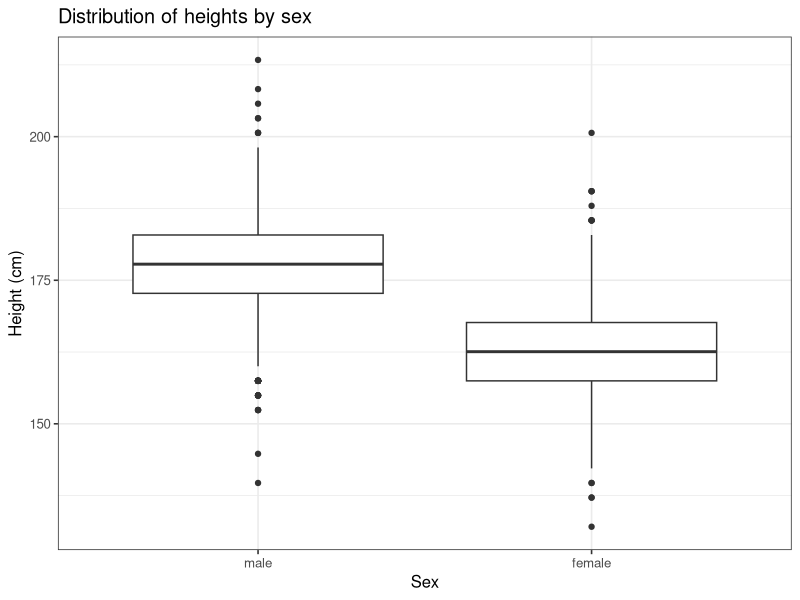
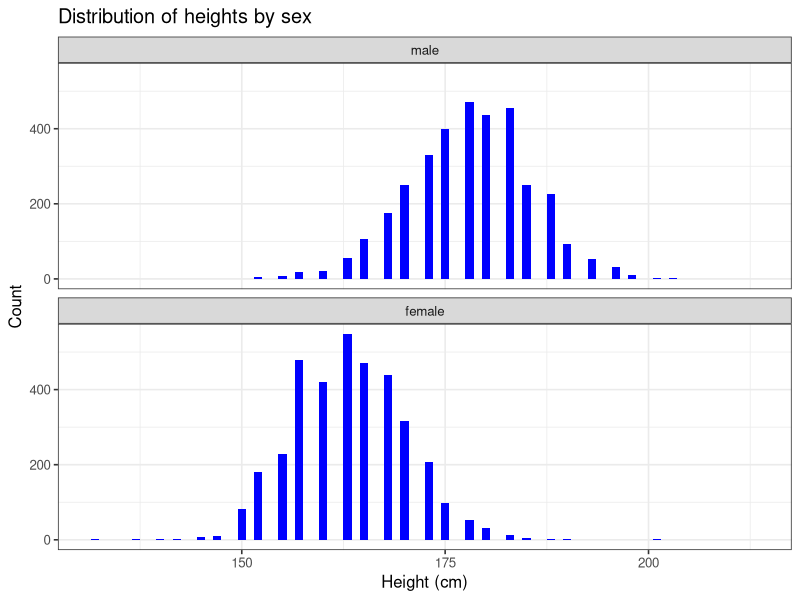
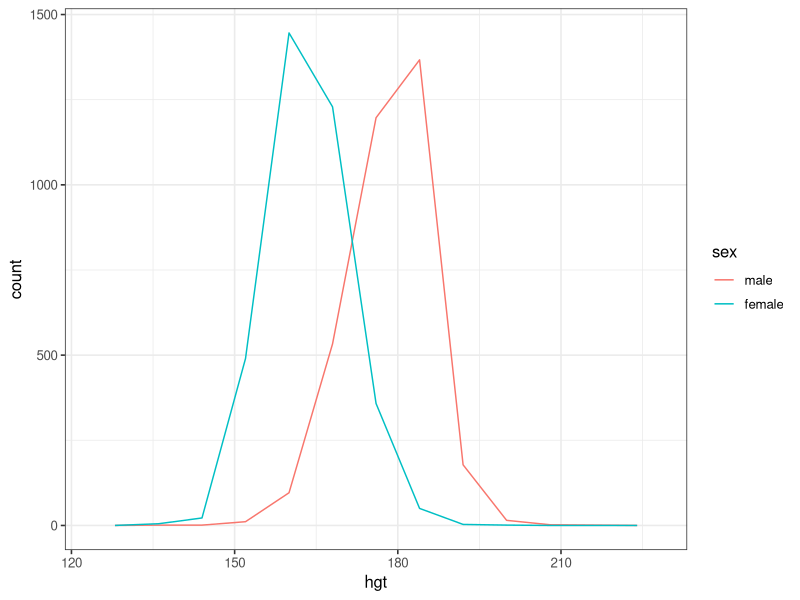
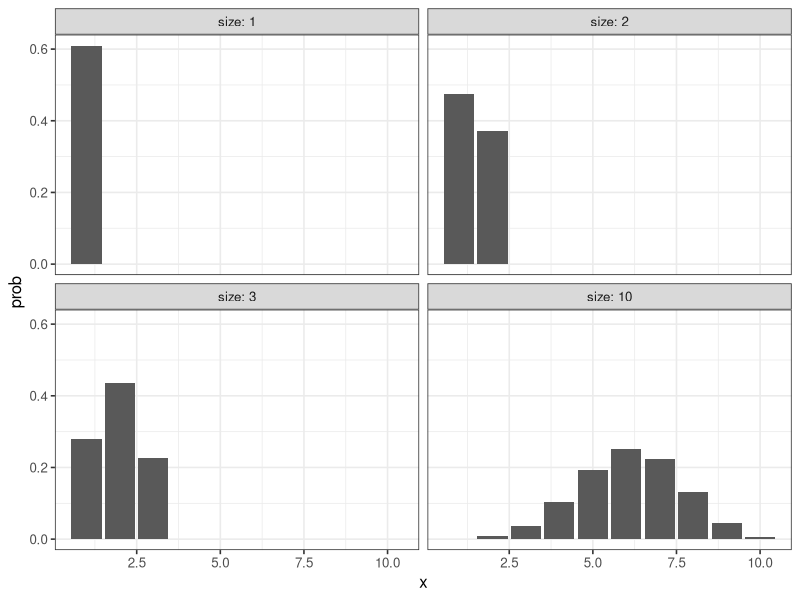
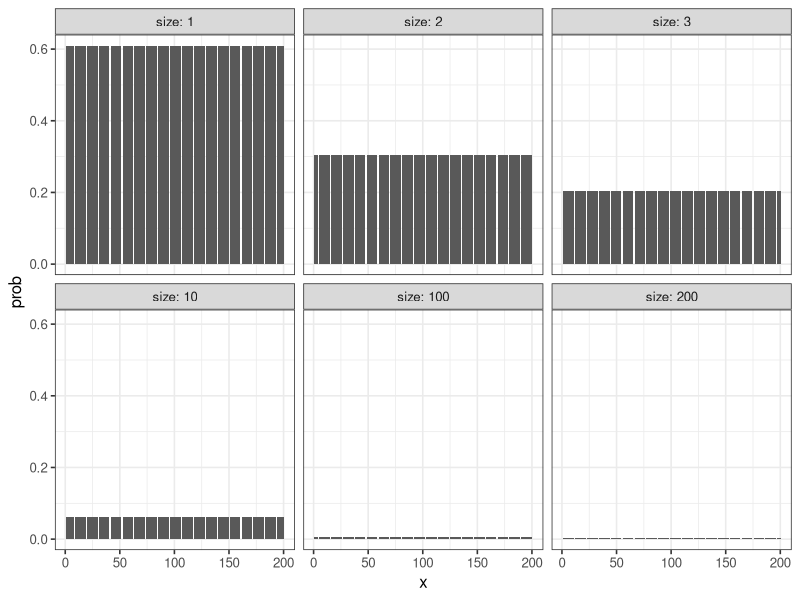
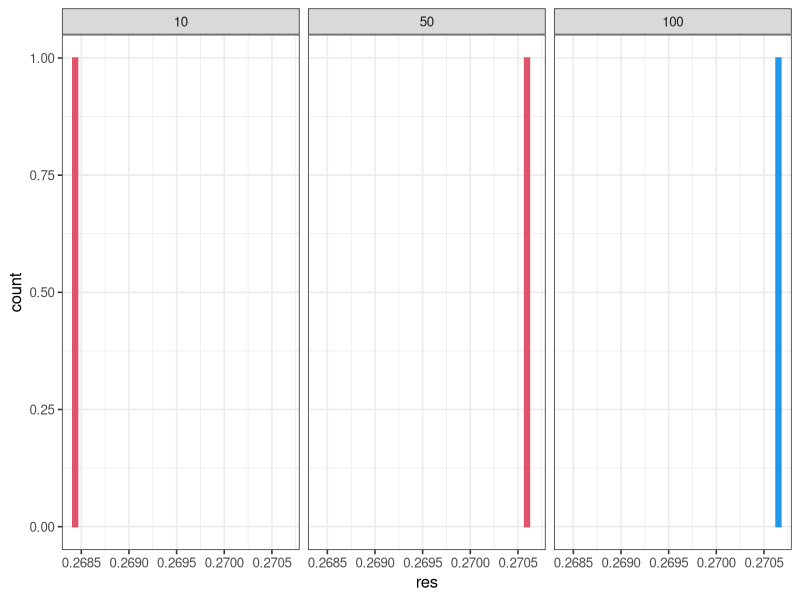

These charts were generated, in order, by the following R code:
## ---- chunk 1
knitr::opts_chunk$set(echo = TRUE)

options(dplyr.summarise.inform = FALSE)
library(tidyverse)

# set theme used for plotting
theme_set(theme_bw(base_size = 12))

# Modelr package
library(modelr)

library(ggplot2)

## ---- chunk 2
# test
heights <- heights

heights
## ---- chunk 3
heights$hgt <- heights$height * 2.54

heights$wgt <- heights$weight * 0.45359237

heights
## ---- chunk 4
ggplot(heights, aes(x = sex, y = hgt)) + 
  geom_boxplot() +
  xlab("Sex") +
  ylab("Height (cm)") +
  ggtitle("Distribution of heights by sex")
## ---- chunk 5
ggplot(heights, aes(x = hgt)) +
  geom_histogram(binwidth = 1, fill = "blue") +
  facet_wrap(~ sex, ncol = 1) +
  xlab("Height (cm)") +
  ylab("Count") +
  ggtitle("Distribution of heights by sex")
## ---- chunk 6
#?heights
ggplot(heights, aes(x = hgt, color = sex, fill = sex)) +
  geom_freqpoly(binwidth = 8)
## ---- chunk 7
hgt_summary <- heights %>%
  group_by(sex) %>%
  summarize(
    hgt_mean = mean(hgt),
    hgt_sd = sd(hgt),
    counts = n()
)

hgt_summary
## ---- chunk 8
# Tøl frá https://en.wikipedia.org/wiki/Average_human_height_by_country
# Land brúk: Bretland
hgt_males   <- tibble(hgt = rnorm(3604, mean = 175, sd = 2.5), sex = "male")
hgt_females <- tibble(hgt = rnorm(3402, mean = 161.3, sd = 2.5), sex = "female")

hgt_sim <-
  rbind(
    hgt_males,
    hgt_females
  )

hgt_sim
## ---- chunk 9

## ---- chunk 10

## ---- chunk 11

## ---- chunk 12

## ---- chunk 13

## ---- chunk 14

## ---- chunk 15

## ---- chunk 16

## ---- chunk 17

## ---- chunk 18

## ---- chunk 19

## ---- chunk 20

## ---- chunk 21

## ---- chunk 22
x_values <- 1:10
prob <- 0.61
size <- c(1,2,3,10)

ndata <- NULL
for (i in size) {
  tb_data <- NULL
  tb_data <- tibble(
    x = x_values,
    size = i,
    prob = dbinom(x_values, size, prob)
  )
  ndata <- rbind(ndata, tb_data)
}

ggplot() +
  geom_bar(data=ndata, aes(x, prob), stat = "identity") +
  ylab("prob") +
  facet_wrap(~ size, labeller = label_both)
## ---- chunk 23
x_values <- 1:200
prob_value <- 0.61
size <- c(1, 2, 3, 10, 100, 200)

ndata <- NULL
for (i in size) {
  tb_data <- NULL
  tb_data <- tibble(
    x = x_values,
    size = i,
    prob = prob_value/size,
    y = dbinom(x_values, size, prob)
  )
  ndata <- rbind(ndata, tb_data)
}

ggplot() +
  geom_bar(data=ndata, aes(x, prob), stat = "identity") +
  ylab("prob") +
  facet_wrap(~ size, labeller = label_both)
## ---- chunk 24

## ---- chunk 25

## ---- chunk 26

## ---- chunk 27

## ---- chunk 28
n = c(10, 50, 100)
data = tibble(x = 1, n = n, p = 2/n, res = dbinom(1, n, 2/n))
data
#data = tibble(dbinom(c(1, 1, 1), 100, 2/100), )
ggplot(data, aes(x = res)) +
  geom_bar(colour = n, fill = n) +
  facet_wrap(~ n)
  #facet_wrap()
#data

## ---- chunk 29

## ---- chunk 30

## ---- chunk 31

## ---- chunk 32

## ---- chunk 33

## ---- chunk 34

## ---- chunk 35

## ---- chunk 36
